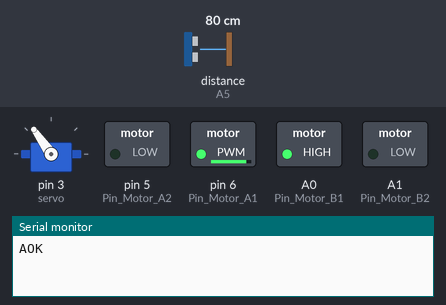
The program below on a simulated Arduino Uno, built with avr-gcc and run on an emulated ATmega328P. On the bench: servo, switched loads named in the program (green lamp = pin HIGH), the last lines printed to the serial monitor. Wiring (inferred from the names in the program): ultrasonic range finder: trigger A4; echo A5. Dashed ring = blinking. The inputs (shaded band) are chosen by the test bench; at power-on: distance to the obstacle (sensor on A5) 80 cm. The echo pulse lasts 58.3 µs per cm; pins used as bus, display or sensor lines are not drawn.

Above: at 1.2 s.
1.3 s: distance to the obstacle (sensor on A5) set to 17 cm
2.8 s: distance to the obstacle (sensor on A5) set to 13 cm
At 4.1 s:
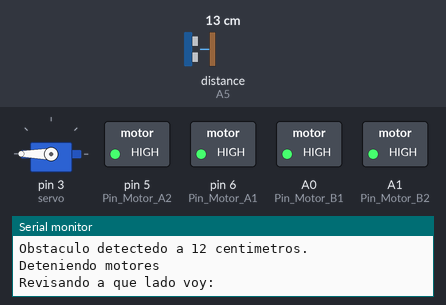
5.8 s: distance to the obstacle (sensor on A5) set to 2 cm
At 6.5 s:
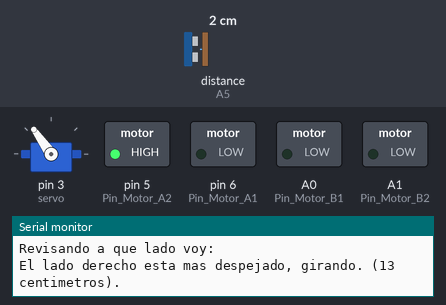
At 7.1 s:
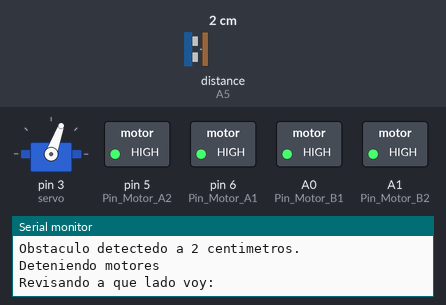
Timing chart, 0 to 14.8 s (numbered marks = the images above; inputs shaded):
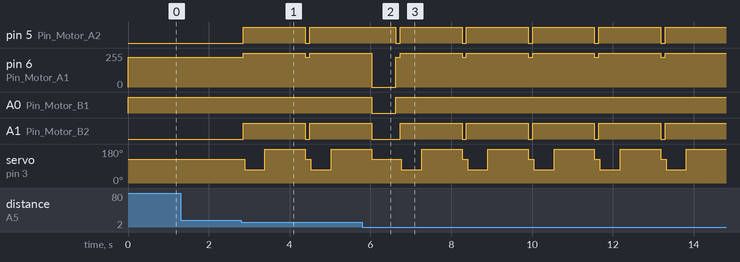

Measured:
- the behaviour switches between 16 and 15 cm on distance to the obstacle (sensor on A5) (found by bisection; images 0 and 1)
- after the input at 1.3 s, every drawn part: stays the same
- after the input at 2.8 s, pin 5 (Pin_Motor_A2): LOW → HIGH after 0.06 s, → LOW 1.5 s later, → HIGH 0.11 s later; pin 6 (Pin_Motor_A1): 225/255 → 255/255 after 0.06 s, → 225/255 1.5 s later, → 255/255 0.11 s later
- after the input at 5.8 s, pin 5 (Pin_Motor_A2): alternates HIGH for 1.5 s and LOW for 0.11 s, starting after 2.5 s; A0 (Pin_Motor_B1): goes on until 6.6 s, then stays HIGH

The program:

main.cpp
```cpp
//***********************Inicio codigo************************//

#include <Arduino.h>
#include <Servo.h>
#include <ConMotor.h>

using namespace std;

//*******************Inicio declaraciones*********************//

// Pines de los motores
const int Pin_Motor_A1 = 6;
const int Pin_Motor_A2 = 5;
const int Pin_Motor_B1 = A0;
const int Pin_Motor_B2 = A1;


// Pines del sensor ultrasonido
const int trigPin = A4;
const int echoPin = A5;

// Variables del ultrasonido
unsigned int duracion, distancia_frontal, distancia_izq, distancia_der, distancia;

// Movimientos
const int Tiempo_de_giro = 600; //ms
const int Angulo_izq = 180; //grados
const int Angulo_der = 70;  //grados
const int Angulo_cen = 125;  //grados
const int distancia_para_giro = 15; //cm

//*********************Fin declaraciones**********************//


//*******************************Setup********************************//


// Iniciando la librería ConMotor
ConMotor motor(Pin_Motor_A1, Pin_Motor_A2, Pin_Motor_B1, Pin_Motor_B2);

// Iniciando la librería Servo
Servo servo;

int UltraSonido(){

  digitalWrite(trigPin, LOW);

  // Se detiene el sensor por 0.002 segundos
  delayMicroseconds(2);

  digitalWrite(trigPin, HIGH);

  // Se detiene el sensor por 0.01 segundos
  delayMicroseconds(10);

  digitalWrite(trigPin, LOW);

  duracion = pulseIn(echoPin, HIGH);

  //Ecuación para calcular la distancia en centimetros
  distancia = (duracion/2) / 29.1;

  return distancia;
}

void setup(){

     //Se agrega el Servo
     servo.attach(3);

     // Iniciando serial
    Serial.begin(9600);

    motor.writeMotor('B', 225, true);
    motor.writeMotor('A', 225, true);

    // Declaración sobre E/S de los pines
    pinMode(trigPin, OUTPUT);
    pinMode(echoPin, INPUT);

    //Moviendo el Servo a la posición inicial
    servo.write(Angulo_cen);

    //Mensaje de bienvenida
    Serial.println("AOK");

}


void loop(){

  //Iniciamos por defecto los motores en la velocidad maxima y dirección frontal
  motor.writeMotor('B', 225, true);
  motor.writeMotor('A', 225, true);

  // Medimos que tan lejos esta el auto de llegar a un objeto
  distancia_frontal = UltraSonido();


     // Cuando el auto se acerque a un objeto:
    if (distancia_frontal < distancia_para_giro){

     // Anunciamos por serial la proximidad
     Serial.println ();
     Serial.println ( "-----------------------------------------------------");
     Serial.print ("Obstaculo detectedo a " );
     Serial.print (distancia_frontal);
     Serial.println ( " centimetros.");
     Serial.println ( "Deteniendo motores");

     motor.FrenoM();

     Serial.println ( "Revisando a que lado voy:");


    // Giramos el servo del ultrasonido hacia la derecha para medir la distancia
     servo.write(Angulo_der);
     delay(500);
     distancia_der = UltraSonido();


    // Giramos el servo del ultrasonido hacia la izquierda para medir la distancia
     servo.write(Angulo_izq);
     delay(500);
     distancia_izq = UltraSonido();


    // Devolvemos el servo al centro
     delay(500);
     servo.write(Angulo_cen);

       if(distancia_der>distancia_izq){

           Serial.print ( "El lado derecho esta mas despejado, girando. (");
           Serial.print (distancia_der);
           Serial.println ( " centimetros).");

           // Hacemos funcionar solo uno de los motores para girar
           motor.writeMotor('B',0,false);
           motor.writeMotor('A',255,false);

           // Le damos tiempo para que gire
           delay(Tiempo_de_giro);

           // Reiniciamos los valores
           distancia_der = 0;
           distancia_izq = 0;
       }

       if(distancia_der<distancia_izq){

         Serial.print ( "El lado izquierdo esta mas despejado, girando. (");
         Serial.print (distancia_izq);
         Serial.println ( " centimetros).");

         // Hacemos funcionar solo uno de los motores para girar
         motor.writeMotor('A',0,true);
         motor.writeMotor('B',255,false);

         // Le damos tiempo para que gire
         delay(Tiempo_de_giro);

         // Reiniciamos los valores
         distancia_der = 0;
         distancia_izq = 0;
       }

       Serial.println ( "-----------------------------------------------------");

    }

}


//************************Fin codigo**************************//
```
